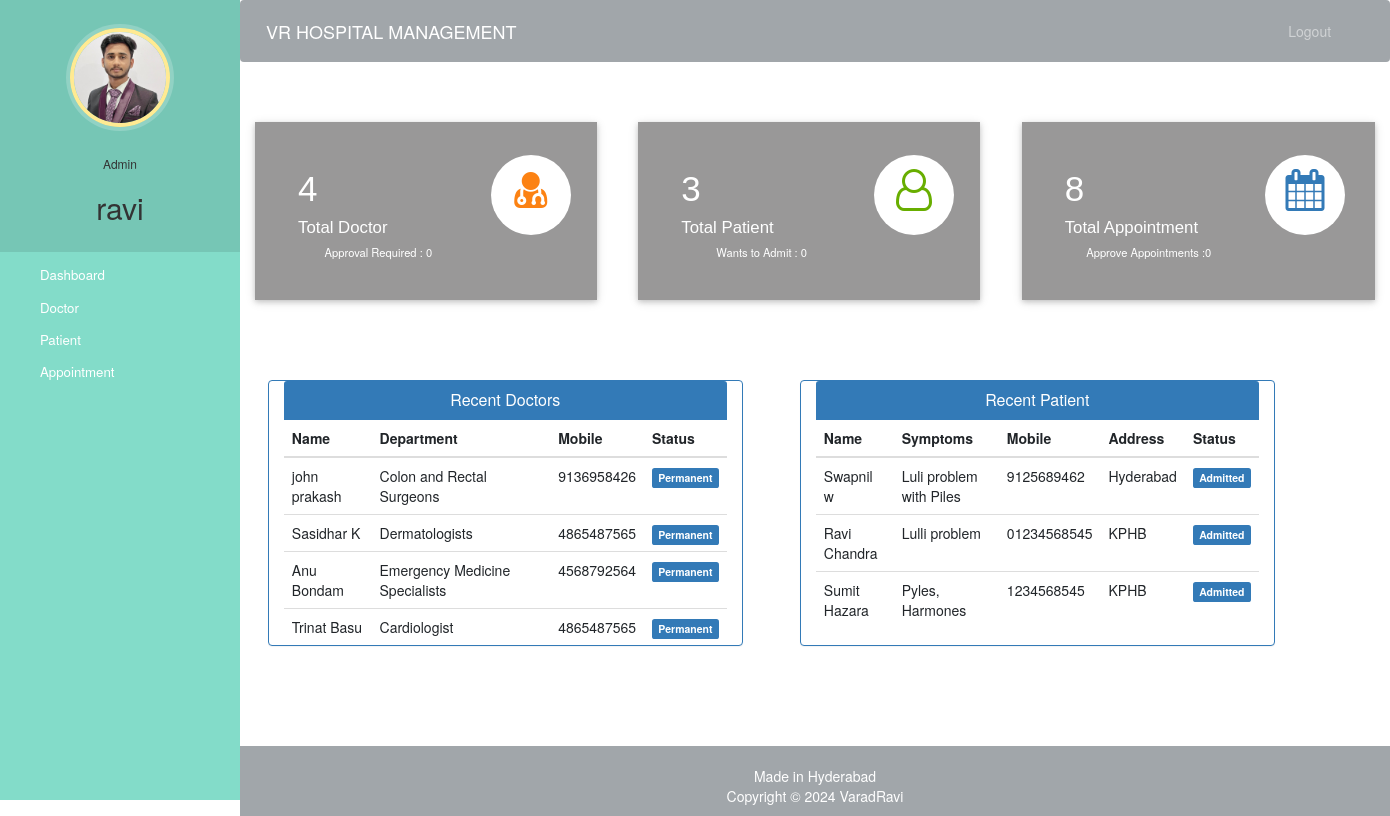
Page /admin-dashboard (signed in) on the committed database.
### hospital/models.py (models this page shows, shortened)
class Doctor(models.Model):
    user=models.OneToOneField(User,on_delete=models.CASCADE)
    profile_pic= models.ImageField(upload_to='profile_pic/DoctorProfilePic/',null=True,blank=True)
    address = models.CharField(max_length=40)
    mobile = models.CharField(max_length=20,null=True)
    department= models.CharField(max_length=50,choices=departments,default='Cardiologist')
    status=models.BooleanField(default=False)
    @property
    def get_name(self):
        return self.user.first_name+" "+self.user.last_name

class Patient(models.Model):
    user=models.OneToOneField(User,on_delete=models.CASCADE)
    profile_pic= models.ImageField(upload_to='profile_pic/PatientProfilePic/',null=True,blank=True)
    address = models.CharField(max_length=40)
    mobile = models.CharField(max_length=20,null=False)
    symptoms = models.CharField(max_length=100,null=False)
    assignedDoctorId = models.PositiveIntegerField(null=True)
    admitDate=models.DateField(auto_now=True)
    status=models.BooleanField(default=False)
    @property
    def get_name(self):
        return self.user.first_name+" "+self.user.last_name

### hospital/views.py (the view)
# urls.py: path('admin-dashboard', views.admin_dashboard_view,name='admin-dashboard'),
@login_required(login_url='adminlogin')
@user_passes_test(is_admin)
def admin_dashboard_view(request):
    doctors=models.Doctor.objects.all().order_by('-id')
    patients=models.Patient.objects.all().order_by('-id')
    doctorcount=models.Doctor.objects.all().filter(status=True).count()
    pendingdoctorcount=models.Doctor.objects.all().filter(status=False).count()
    patientcount=models.Patient.objects.all().filter(status=True).count()
    pendingpatientcount=models.Patient.objects.all().filter(status=False).count()
    appointmentcount=models.Appointment.objects.all().filter(status=True).count()
    pendingappointmentcount=models.Appointment.objects.all().filter(status=False).count()
    mydict={
    'doctors':doctors,
    'patients':patients,
    'doctorcount':doctorcount,
    'pendingdoctorcount':pendingdoctorcount,
    'patientcount':patientcount,
    'pendingpatientcount':pendingpatientcount,
    'appointmentcount':appointmentcount,
    'pendingappointmentcount':pendingappointmentcount,
    }
    return render(request,'hospital/admin_dashboard.html',context=mydict)

### hospital/views.py (called while the page is built)
def is_admin(user):
    return user.groups.filter(name='ADMIN').exists()

### templates/hospital/admin_dashboard.html
{% extends 'hospital/admin_base.html' %}
{% load static %}
{% block content %}
{%include 'hospital/admin_dashboard_cards.html'%}
<br><br><br><br>
<div class="container">
  <div class="row">
    <div class="panel panel-primary col-md-5" style="margin-left:2%;">
      <div class="panel-heading" style="text-align:center;">
        <h6 class="panel-title">Recent Doctors</h6>
      </div>
      <table class="table table-hover" id="dev-table">
        <thead>
          <tr>
            <th>Name</th>
            <th>Department</th>
            <th>Mobile</th>
            <th>Status</th>
          </tr>
        </thead>
        {% for d in doctors %}
        <tr>
          <td> {{d.get_name}}</td>
          <td>{{d.department}}</td>
          <td>{{d.mobile}}</td>
          {%if d.status%}
          <td> <span class="label label-primary">Permanent</span></td>
          {% else %}
          <td> <span class="label label-success">On Hold</span></td>
          {% endif %}
        </tr>
        {% endfor %}
      </table>
    </div>
    <div class="panel panel-primary col-md-5" style="margin-left:5%;">
      <div class="panel-heading" style="text-align:center;">
        <h6 class="panel-title">Recent Patient</h6>
      </div>
      <table class="table table-hover" id="dev-table">
        <thead>
          <tr>
            <th>Name</th>
            <th>Symptoms</th>
            <th>Mobile</th>
            <th>Address</th>
            <th>Status</th>
          </tr>
        </thead>
        {% for p in patients %}
        <tr>
          <td> {{p.get_name}}</td>
          <td>{{p.symptoms}}</td>
          <td>{{p.mobile}}</td>
          <td>{{p.address}}</td>
          {%if p.status%}
          <td> <span class="label label-primary">Admitted</span></td>
          {% else %}
          <td> <span class="label label-success">On Hold</span></td>
          {% endif %}
        </tr>
        {% endfor %}
      </table>
    </div>
  </div>
</div>
{% endblock content %}

### templates/hospital/admin_base.html (shortened to what this page needs)
<!DOCTYPE html>
{% load static %}
<html lang="en">
<head>
  <link rel="stylesheet" href="https://stackpath.bootstrapcdn.com/bootstrap/4.3.1/css/bootstrap.min.css">
  <link rel="stylesheet" href="https://maxcdn.bootstrapcdn.com/font-awesome/4.7.0/css/font-awesome.min.css">
  <link rel="stylesheet" href="{% static '/style.css' %}">
</head>
<body>
  <nav class="menu" tabindex="0">
    <header class="avatar">
      <img src="{% static "images/adminpropic.png" %}" />
      <br><br>
      <h6>Admin</h6>
      <h2>{{request.user.first_name}}</h2>
    </header>
    <ul>
      <li tabindex="0" class="icon-dashboard"> <a style="color:white; text-decoration:none;" href="/admin-dashboard"><span>Dashboard</span></a> </li>
      <li tabindex="0" class="icon-customers"> <a style="color:white; text-decoration:none;" href="/admin-doctor"><span>Doctor</span></a></li>
      <li tabindex="0" class="icon-users"> <a style="color:white; text-decoration:none;" href="/admin-patient"><span>Patient</span></a></li>
      <li tabindex="0" class="icon-calendar"> <a style="color:white; text-decoration:none;" href="/admin-appointment"><span>Appointment</span></a></li>
    </ul>
  </nav>
  <main>
    <div class="bs-example">
      <nav class="navbar navbar-expand-md  navbar-dark fixed-top" style="background:#a1a6aa;">
        <a href="/admin-dashboard" class="navbar-brand">VR HOSPITAL MANAGEMENT</a>
        <div class="collapse navbar-collapse justify-content-between" id="navbarCollapse">
          <div class="navbar-nav" style=" margin-left: 90%;">
            <a href="/logout" class="nav-item nav-link">Logout</a>
          </div>
        </div>
      </nav>
    </div>
    <br><br>
    {% block content %}
    {% endblock content %}
    <br><br><br><br>
    <footer>
      <br>
      <div class="container">
        <div class="row">
          <div class="col-md-12 col-sm-12">
            <div style="color:#ffffff;" class="wow fadeInUp footer-copyright">
              <p>Made in Hyderabad <br>
                Copyright &copy; 2024 VaradRavi </p>
            </div>
          </div>
        </div>
      </div>
    </footer>
  </main>
</body>
</html>

### static/style.css (style rules this page uses)
body { padding-left: 240px; }
main { position: relative; height: 100vh; }
.menu { background: #5bc995; height: 100vh; width: 240px; position: fixed; top: 0px; left: 0; z-index: 5; outline: none; }
.menu .avatar { background: rgba(0, 0, 0, 0.1); padding: 2em 0.5em; text-align: center; }
.menu .avatar img { width: 100px; border-radius: 50%; overflow: hidden; border: 4px solid #ffea92; box-shadow: 0 0 0 4px rgba(255, 255, 255, 0.2); }
.menu .avatar h2 { font-weight: normal; margin-bottom: 0; }
.menu ul { list-style: none; padding: 0.5em 0; margin: 0; }
.menu ul li { padding: 0.5em 1em 0.5em 3em; font-size: 0.95em; font-weight: regular; background-repeat: no-repeat; background-position: left 15px center; background-size: auto 20px; transition: all 0.15s linear; cursor: pointer; }
.menu ul li.icon-dashboard { background-image: url("http://www.entypo.com/images//gauge.svg"); }
.menu ul li.icon-customers { background-image: url("http://www.entypo.com/images//briefcase.svg"); }
.menu ul li.icon-users { background-image: url("http://www.entypo.com/images//users.svg"); }
.menu ul li.icon-calendar { background-image: url("http://www.entypo.com/images//calendar.svg"); }

### templates/hospital/admin_base.html (style rules this page uses)
a:link { text-decoration: none; }
a { color: white; }
footer { padding: 0px 0px 0px 0px; background-color:#a1a6aa; margin: 0px; }
p { text-align: center; }
body { padding-left: 240px; }
main { position: relative; height: 100vh; }
.menu { background: #83dcc9; height: 100vh; width: 240px; position: fixed; top: 0px; left: 0; z-index: 5; outline: none; }
.menu .avatar { background: rgba(0, 0, 0, 0.1); padding: 2em 0.5em; text-align: center; }
.menu .avatar img { width: 100px; border-radius: 50%; overflow: hidden; border: 4px solid #ffea92; box-shadow: 0 0 0 4px rgba(255, 255, 255, 0.2); }
.menu .avatar h2 { font-weight: normal; margin-bottom: 0; }
.menu ul { list-style: none; padding: 0.5em 0; margin: 0; }
.menu ul li { padding: 0.5em 1em 0.5em 3em; font-size: 0.95em; font-weight: regular; background-repeat: no-repeat; background-position: left 15px center; background-size: auto 20px; transition: all 0.15s linear; cursor: pointer; }
.menu ul li.icon-dashboard { background-image: url("http://www.entypo.com/images//gauge.svg"); }
.menu ul li.icon-customers { background-image: url("http://www.entypo.com/images//briefcase.svg"); }
.menu ul li.icon-users { background-image: url("http://www.entypo.com/images//users.svg"); }
.menu ul li.icon-calendar { background-image: url("http://www.entypo.com/images//calendar.svg"); }

### rows in the picture
Doctor: get_name "john prakash", department "Colon and Rectal Surgeons", mobile "9136958426", status "Permanent"
Doctor: get_name "Sasidhar K", department "Dermatologists", mobile "4865487565", status "Permanent"
Doctor: get_name "Anu Bondam", department "Emergency Medicine Specialists", mobile "4568792564", status "Permanent"
Doctor: get_name "Trinat Basu", department "Cardiologist", mobile "4865487565", status "Permanent"
Patient: get_name "Swapnil w", symptoms "Luli problem with Piles", mobile "9125689462", address "Hyderabad", status "Admitted"
Patient: get_name "Ravi Chandra", symptoms "Lulli problem", mobile "01234568545", address "KPHB", status "Admitted"
Patient: get_name "Sumit Hazara", symptoms "Pyles, Harmones", mobile "1234568545", address "KPHB", status "Admitted"

### other values in the picture
{{ request.user.first_name }} "ravi"
{{ doctorcount }} "4"
{{ pendingdoctorcount }} "0"
{{ patientcount }} "3"
{{ pendingpatientcount }} "0"
{{ appointmentcount }} "8"
{{ pendingappointmentcount }} "0"
